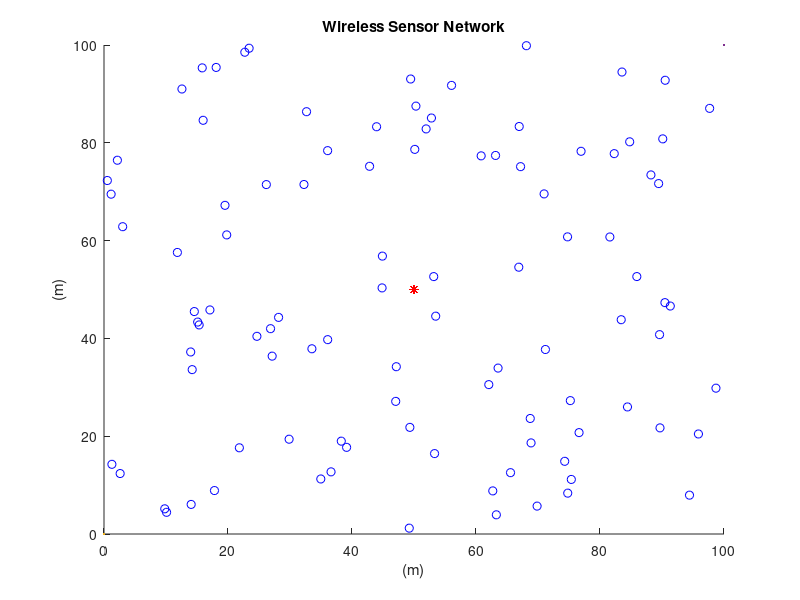
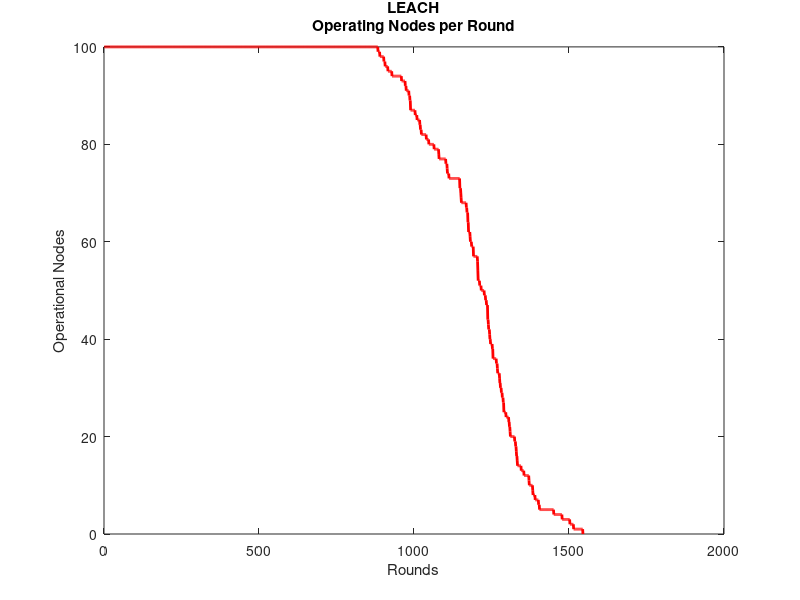
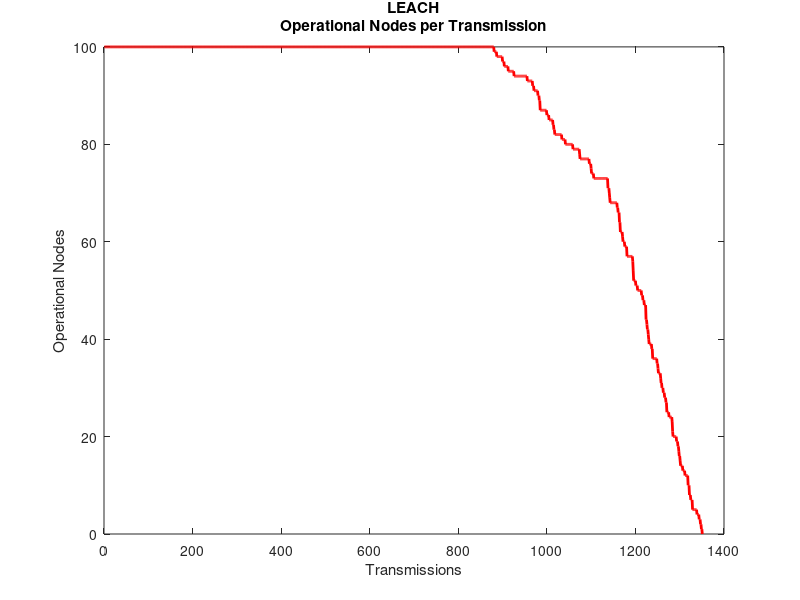

MATLAB code to generate these figures, in order: (Note: a time limit stopped this script after it produced the figures.)
%%%%%%%%%%%%%%%%%%%%%%%%%%%%%%%%%%%%%%%%%%%%%%%%%%%%%%%%%%%%%%%%%%%%%%%%
%                          LEACH Protocol                              %
%                          Part of Thesis:                             %
%       Energy-Efficient Protocols In Wireless Sensor Networks         %
%                                                                      %
% (c) Alexandros Nikolaos Zattas                                       %
% University of Peloponnese                                            %
% Department of Informatics and Telecommunications                     %
% For any related questions or additional information                  %
% send an e-mail to:                                                   %
% alexzattas@gmail.com                                                 %
%%%%%%%%%%%%%%%%%%%%%%%%%%%%%%%%%%%%%%%%%%%%%%%%%%%%%%%%%%%%%%%%%%%%%%%%


close all;
clear all; 
clc;

%%%%%%%%%%%%%%%%%%%% Network Establishment Parameters %%%%%%%%%%%%%%%%%%%%

%%% Area of Operation %%%

% Field Dimensions in meters %
xm=100;
ym=100;
x=0; % added for better display results of the plot
y=0; % added for better display results of the plot
% Number of Nodes in the field %
n=100;
% Number of Dead Nodes in the beggining %
dead_nodes=0;
% Coordinates of the Sink (location is predetermined in this simulation) %
sinkx=50;
sinky=50;

%%% Energy Values %%%
% Initial Energy of a Node (in Joules) % 
Eo=1; % units in Joules
% Energy required to run circuity (both for transmitter and receiver) %
Eelec=50*10^(-9); % units in Joules/bit
ETx=50*10^(-9); % units in Joules/bit
ERx=50*10^(-9); % units in Joules/bit
% Transmit Amplifier Types %
Eamp=100*10^(-12); % units in Joules/bit/m^2 (amount of energy spent by the amplifier to transmit the bits)
% Data Aggregation Energy %
EDA=5*10^(-9); % units in Joules/bit
% Size of data package %
k=4000; % units in bits
% Suggested percentage of cluster head %
p=0.05; % a 5 percent of the total amount of nodes used in the network is proposed to give good results
% Number of Clusters %
No=p*n; 
% Round of Operation %
rnd=0;
% Current Number of operating Nodes %
operating_nodes=n-dead_nodes;
transmissions=0; %Amount of transmissions that have been sent/recieved%
temp_val=0;
flag1stdead=0;
%%%%%%%%%%%%%%%%%%%%%%%%%%% End of Parameters %%%%%%%%%%%%%%%%%%%%%%%%%%%%
f = 0.50;





            %%% Creation of the Wireless Sensor Network %%%

% Plotting the WSN %
for i=1:n
    
    SN(i).id=i;	% sensor's ID number
    SN(i).x=rand(1,1)*xm;	% X-axis coordinates of sensor node
    SN(i).y=rand(1,1)*ym;	% Y-axis coordinates of sensor node
    SN(i).E=Eo;     % nodes energy levels (initially set to be equal to "Eo"
    SN(i).role=0;   % node acts as normal if the value is '0', if elected as a cluster head it  gets the value '1' (initially all nodes are normal)
    SN(i).cluster=0;	% the cluster which a node belongs to
    SN(i).cond=1;	% States the current condition of the node. when the node is operational its value is =1 and when dead =0
    SN(i).rop=0;	% number of rounds node was operational
    SN(i).rleft=0;  % rounds left for node to become available for Cluster Head election
    SN(i).dtch=0;	% nodes distance from the cluster head of the cluster in which he belongs
    % THIS WILL BE UPDATED IN OUR CASE
    SN(i).dts=0;    % nodes distance from the sink 
    SN(i).tel=0;	% states how many times the node was elected as a Cluster Head
    SN(i).rn=0;     % round node got elected as cluster head
    SN(i).chid=0;   % node ID of the cluster head which the "i" normal node belongs to

    
    hold on;
    figure(1)
    plot(x,y,xm,ym,SN(i).x,SN(i).y,'ob',sinkx,sinky,'*r');
    title 'Wireless Sensor Network';
    xlabel '(m)';
    ylabel '(m)';
    
end
 


                      %%%%%% Set-Up Phase %%%%%% 
                      
             

while operating_nodes>0
        
    % Displays Current Round in command window %     
    rnd     

	% Threshold Value %
	t=(p/(1-p*(mod(rnd,1/p))));
    
    % Re-election Value %
    tleft=mod(rnd,1/p);
 
	% Reseting Previous Amount Of Cluster Heads In the Network %
	CLheads=0;
    
    % Reseting Previous Amount Of Energy Consumed In the Network on the Previous Round %
    energy=0;
 
        
        
% Cluster Heads Election %
    
        for i=1:n
            SN(i).cluster=0;    % reseting cluster in which the node belongs to
            SN(i).role=0;       % reseting node role
            SN(i).chid=0;       % reseting cluster head id
            if SN(i).rleft>0
               SN(i).rleft=SN(i).rleft-1;
            end
            
           % t=(1-f)*(p/(1-p*(mod(rnd,1/p))))*SN(i).SoC + ...
            %    (1/(1-(1-f)*(p/(1-p*(mod(rnd,1/p))))))*f*(p/(1-p*(mod(rnd,1/p))));
            
            if (SN(i).E>0) && (SN(i).rleft==0)
                generate=rand;	
                    if generate< t 
                        SN(i).role=1;	% assigns the node role of a cluster head
                        SN(i).rn=rnd;	% assigns the round that the cluster head was elected to the data table
                        SN(i).tel=SN(i).tel + 1;   % amount of times the node has become a cluster head
                        SN(i).rleft=1/p-tleft;    % rounds for which the node will be unable to become a CH
                        SN(i).dts=sqrt((sinkx-SN(i).x)^2 + (sinky-SN(i).y)^2); % calculates the distance between the sink and the cluster head
                        CLheads=CLheads+1;	% sum of cluster heads that have been elected this round 
                        SN(i).cluster=CLheads; % cluster of which the node got elected to be cluster head
                        CL(CLheads).x=SN(i).x; % X-axis coordinates of elected cluster head
                        CL(CLheads).y=SN(i).y; % Y-axis coordinates of elected cluster head
                        CL(CLheads).id=i; % Assigns the node ID of the newly elected cluster head to an array
                    end
        
            end
        end
        
	% Fixing the size of "CL" array %
	CL=CL(1:CLheads);
  
    
    
    
% Grouping the Nodes into Clusters & caclulating the distance between node and cluster head %
     
       for i=1:n
        if  (SN(i).role==0) && (SN(i).E>0) && (CLheads>0) % if node is normal
            for m=1:CLheads
            d(m)=sqrt((CL(m).x-SN(i).x)^2 + (CL(m).y-SN(i).y)^2);
            % we calculate the distance 'd' between the sensor node that is
            % transmitting and the cluster head that is receiving with the following equation+ 
            % d=sqrt((x2-x1)^2 + (y2-y1)^2) where x2 and y2 the coordinates of
            % the cluster head and x1 and y1 the coordinates of the transmitting node
            end
        d=d(1:CLheads); % fixing the size of "d" array
        [M,I]=min(d(:)); % finds the minimum distance of node to CH (M=min. value I=index)
        [Row, Col] = ind2sub(size(d),I); % displays the Cluster Number in which this node belongs too
        SN(i).cluster=Col; % assigns node to the cluster
        SN(i).dtch= d(Col); % assigns the distance of node to CH
        SN(i).chid=CL(Col).id; % assigns id to the CH
        end
       end
       
        
       
                           %%%%%% Steady-State Phase %%%%%%
                      
  
% Energy Dissipation for normal nodes %
    
    for i=1:n
       if ((SN(i).cond==1) && (SN(i).role==0))
           if(CLheads>0)
            if SN(i).E>0
                ETx= Eelec*k + Eamp * k * SN(i).dtch^2;
                SN(i).E=SN(i).E - ETx;
                energy=energy+ETx;
            end
            % Dissipation for cluster head during reception
            if SN(SN(i).chid).E>0 && SN(SN(i).chid).cond==1 && SN(SN(i).chid).role==1
                ERx=(Eelec+EDA)*k;
                energy=energy+ERx;
                SN(SN(i).chid).E=SN(SN(i).chid).E - ERx;
                 if SN(SN(i).chid).E<=0  % if cluster heads energy depletes with reception
                    SN(SN(i).chid).cond=0;
                    SN(SN(i).chid).rop=rnd;
                    dead_nodes=dead_nodes +1;
                    operating_nodes = operating_nodes - 1
                 end
            end        
           else         %If there are no chosen cluster heads to connect to, send to sink directly
               if SN(i).E>0
                ETx= Eelec*k + Eamp * k *(sqrt((sinkx-SN(i).x)^2 + (sinky-SN(i).y)^2))^2;  
                SN(i).E=SN(i).E - ETx;
                energy=energy+ETx;
                 %fprintf(['NO CLUSTER HEADS, OpNodes: ', num2str(operating_nodes), '\n'...
                  %      , '\t' , 'CLheads = ', num2str(CLheads), '\n'])
               end
           end
        
            if SN(i).E<=0       % if nodes energy depletes with transmission
            dead_nodes=dead_nodes +1;
            operating_nodes = operating_nodes - 1
            SN(i).cond=0;
            SN(i).chid=0;
            SN(i).rop=rnd;
            end      
       end
    end
    
    
    
% Energy Dissipation for cluster head nodes %
   
   for i=1:n
     if (SN(i).cond==1)  && (SN(i).role==1)
         if SN(i).E>0
            ETx= (Eelec+EDA)*k + Eamp * k * SN(i).dts^2;
            SN(i).E=SN(i).E - ETx;
            energy=energy+ETx;
         end
         if  SN(i).E<=0     % if cluster heads energy depletes with transmission
         dead_nodes=dead_nodes +1;
         operating_nodes= operating_nodes - 1
         SN(i).cond=0;
         SN(i).rop=rnd;
         end
     end
   end

   

  
    if operating_nodes<n && temp_val==0
        temp_val=1;
        flag1stdead=rnd
    end
    % Display Number of Cluster Heads of this round %
    %CLheads;
   
    
    if CLheads~=0
    transmissions=transmissions+1;
    end
    
 
    % Next Round %
    rnd= rnd +1;
    
    tr(transmissions)=operating_nodes;
    op(rnd)=operating_nodes;
    

    if energy>0
    nrg(transmissions)=energy;
    end
    

end


sum=0;
for i=1:flag1stdead
    sum=nrg(i) + sum;
end

temp1=sum/flag1stdead;
temp2=temp1/n;

for i=1:flag1stdead
avg_node(i)=temp2;
end
    
    % Plotting Simulation Results "Operating Nodes per Round" %
    figure(2)
    plot(1:rnd,op(1:rnd),'-r','Linewidth',2);
    title ({'LEACH'; 'Operating Nodes per Round';})
    xlabel 'Rounds';
    ylabel 'Operational Nodes';
    hold on;
    
    % Plotting Simulation Results  %
    figure(3)
    plot(1:transmissions,tr(1:transmissions),'-r','Linewidth',2);
    title ({'LEACH'; 'Operational Nodes per Transmission';})
    xlabel 'Transmissions';
    ylabel 'Operational Nodes';
    hold on;
    
    % Plotting Simulation Results  %
    figure(4)
    plot(1:flag1stdead,nrg(1:flag1stdead),'-r','Linewidth',2);
    title ({'LEACH'; 'Energy consumed per Transmission';})
    xlabel 'Transmission';
    ylabel 'Energy ( J )';
    hold on;
    

    % Plotting Simulation Results  %
    figure(5)
    plot(1:flag1stdead,avg_node(1:flag1stdead),'-r','Linewidth',2);
    title ({'LEACH'; 'Average Energy consumed by a Node per Transmission';})
    xlabel 'Transmissions';
    ylabel 'Energy ( J )';
    hold on;
  
  
